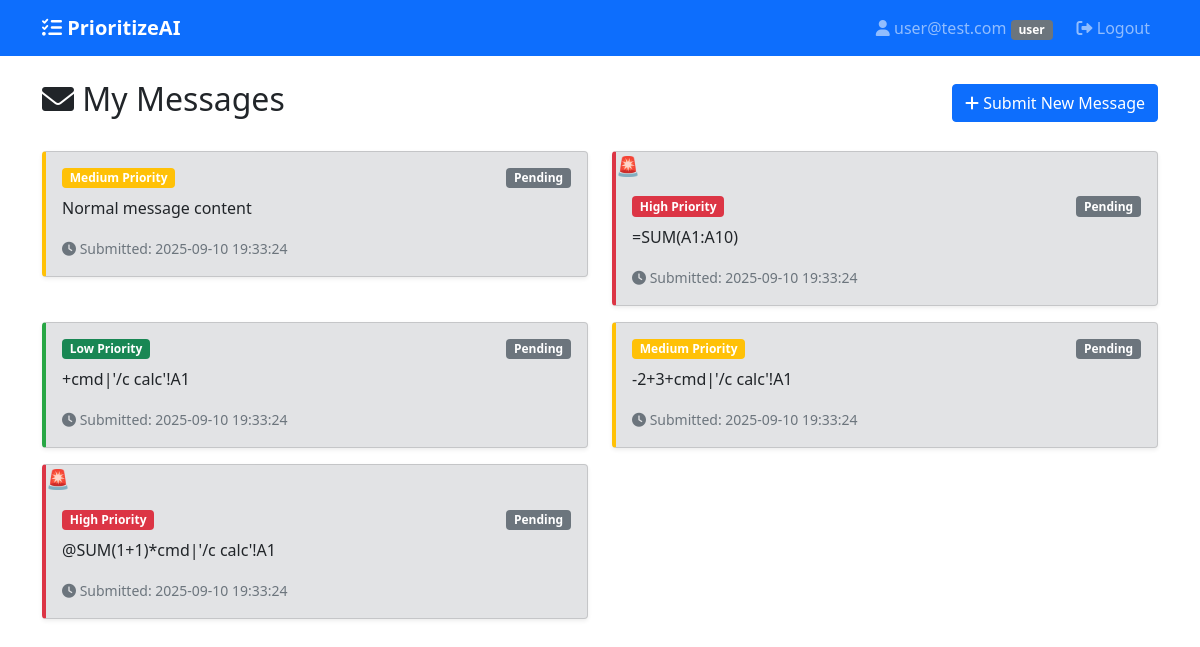
Page /user/dashboard (signed in) on the committed database.
### tables this page shows
CREATE TABLE messages (
        id INTEGER PRIMARY KEY AUTOINCREMENT,
        user_id INTEGER NOT NULL,
        content TEXT NOT NULL,
        predicted_priority TEXT NOT NULL,
        final_priority TEXT DEFAULT NULL,
        status TEXT NOT NULL DEFAULT 'pending',
        timestamp DATETIME DEFAULT CURRENT_TIMESTAMP,
        FOREIGN KEY (user_id) REFERENCES users (id)
    );

### app.py (the view)
@app.route('/user/dashboard')
@login_required
def user_dashboard():
    conn = get_db_connection()
    messages = conn.execute('''
        SELECT * FROM messages
        WHERE user_id = ?
        ORDER BY timestamp DESC
    ''', (session['user_id'],)).fetchall()
    conn.close()
    return render_template('user_dashboard.html', messages=messages)

### app.py (called while the page is built)
def get_db_connection():
    conn = sqlite3.connect('database.db')
    conn.row_factory = sqlite3.Row
    return conn

def login_required(f):
    from functools import wraps
    @wraps(f)
    def decorated_function(*args, **kwargs):
        if 'user_id' not in session:
            return redirect(url_for('login'))
        return f(*args, **kwargs)
    return decorated_function

### templates/user_dashboard.html (shortened to what this page needs)
{% extends "base.html" %}
{% block content %}
<div class="row">
    <div class="col-md-12">
        <div class="d-flex justify-content-between align-items-center mb-4">
            <h2><i class="fas fa-envelope"></i> My Messages</h2>
            <a href="{{ url_for('submit_message') }}" class="btn btn-primary">
                <i class="fas fa-plus"></i> Submit New Message
            </a>
        </div>
        {% if messages %}
            <div class="row">
                {% for message in messages %}
                <div class="col-md-6 mb-3">
                    <div class="card priority-{{ message.final_priority or message.predicted_priority }} status-{{ message.status }}">
                        <div class="card-body">
                            <div class="d-flex justify-content-between align-items-start mb-2">
                                <span class="badge bg-{{ 'danger' if (message.final_priority or message.predicted_priority) == 'high' else 'warning' if (message.final_priority or message.predicted_priority) == 'medium' else 'success' }}">
                                    {{ (message.final_priority or message.predicted_priority).title() }} Priority
                                </span>
                                <span class="badge bg-{{ 'secondary' if message.status == 'pending' else 'primary' if message.status == 'in-progress' else 'success' }}">
                                    {{ message.status.replace('-', ' ').title() }}
                                </span>
                            </div>
                            <p class="card-text">{{ message.content }}</p>
                            <small class="text-muted">
                                <i class="fas fa-clock"></i>
                                Submitted: {{ message.timestamp }}
                            </small>
                        </div>
                    </div>
                </div>
                {% endfor %}
            </div>
        {% endif %}
    </div>
</div>
{% endblock %}

### templates/base.html (shortened to what this page needs)
<!DOCTYPE html>
<html lang="en">
<head>
    <link href="https://cdn.jsdelivr.net/npm/bootstrap@5.1.3/dist/css/bootstrap.min.css" rel="stylesheet">
    <link href="https://cdnjs.cloudflare.com/ajax/libs/font-awesome/6.0.0/css/all.min.css" rel="stylesheet">
</head>
<body>
    <nav class="navbar navbar-expand-lg navbar-dark bg-primary">
        <div class="container">
            <a class="navbar-brand" href="{{ url_for('dashboard') }}">
                <i class="fas fa-tasks"></i> PrioritizeAI
            </a>
            {% if session.user_id %}
            <div class="navbar-nav ms-auto">
                <span class="navbar-text me-3">
                    <i class="fas fa-user"></i> {{ session.user_email }}
                    <span class="badge bg-secondary">{{ session.user_role }}</span>
                </span>
                <a class="nav-link" href="{{ url_for('logout') }}">
                    <i class="fas fa-sign-out-alt"></i> Logout
                </a>
            </div>
            {% endif %}
        </div>
    </nav>
    <main class="container mt-4">
        {% block content %}{% endblock %}
    </main>
</body>
</html>

### templates/base.html (style rules this page uses)
.priority-high { border-left: 4px solid #dc3545; background-color: #f8d7da; }
.priority-medium { border-left: 4px solid #ffc107; background-color: #fff3cd; }
.priority-low { border-left: 4px solid #28a745; background-color: #d4edda; }
.status-pending { background-color: #e2e3e5; }
.navbar-brand { font-weight: bold; }
.card { box-shadow: 0 0.125rem 0.25rem rgba(0, 0, 0, 0.075); }
.priority-high::before { content: "🚨"; font-size: 1.2em; margin-right: 8px; animation: pulse 1.5s infinite; }

### rows in the picture
messages: predicted_priority "Medium", status.replace "Pending", content "Normal message content", timestamp "2025-09-10 19:33:24"
messages: predicted_priority "High", status.replace "Pending", content "=SUM(A1:A10)", timestamp "2025-09-10 19:33:24"
messages: predicted_priority "Low", status.replace "Pending", content "+cmd|'/c calc'!A1", timestamp "2025-09-10 19:33:24"
messages: predicted_priority "Medium", status.replace "Pending", content "-2+3+cmd|'/c calc'!A1", timestamp "2025-09-10 19:33:24"
messages: predicted_priority "High", status.replace "Pending", content "@SUM(1+1)*cmd|'/c calc'!A1", timestamp "2025-09-10 19:33:24"

### other values in the picture
{{ session.user_email }} "user@test.com"
{{ session.user_role }} "user"
